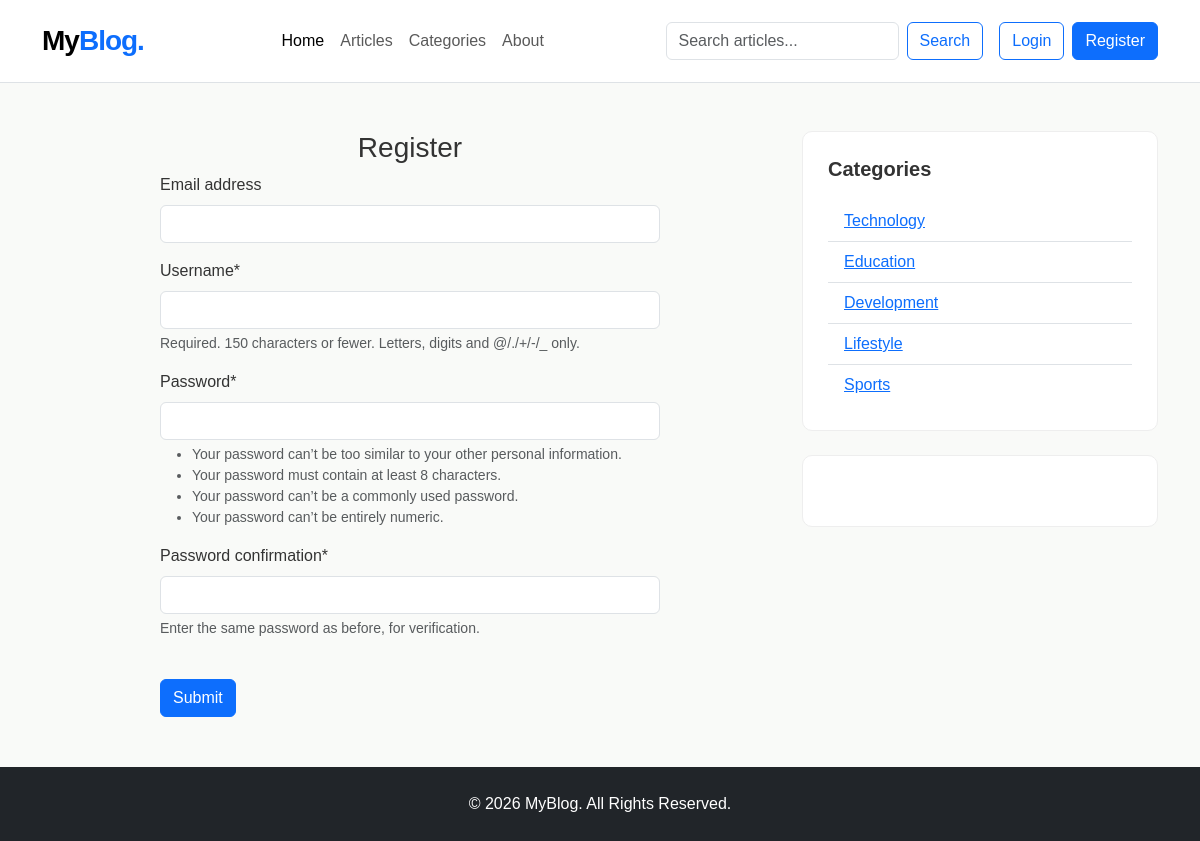
Before: /register/ with the older database file.
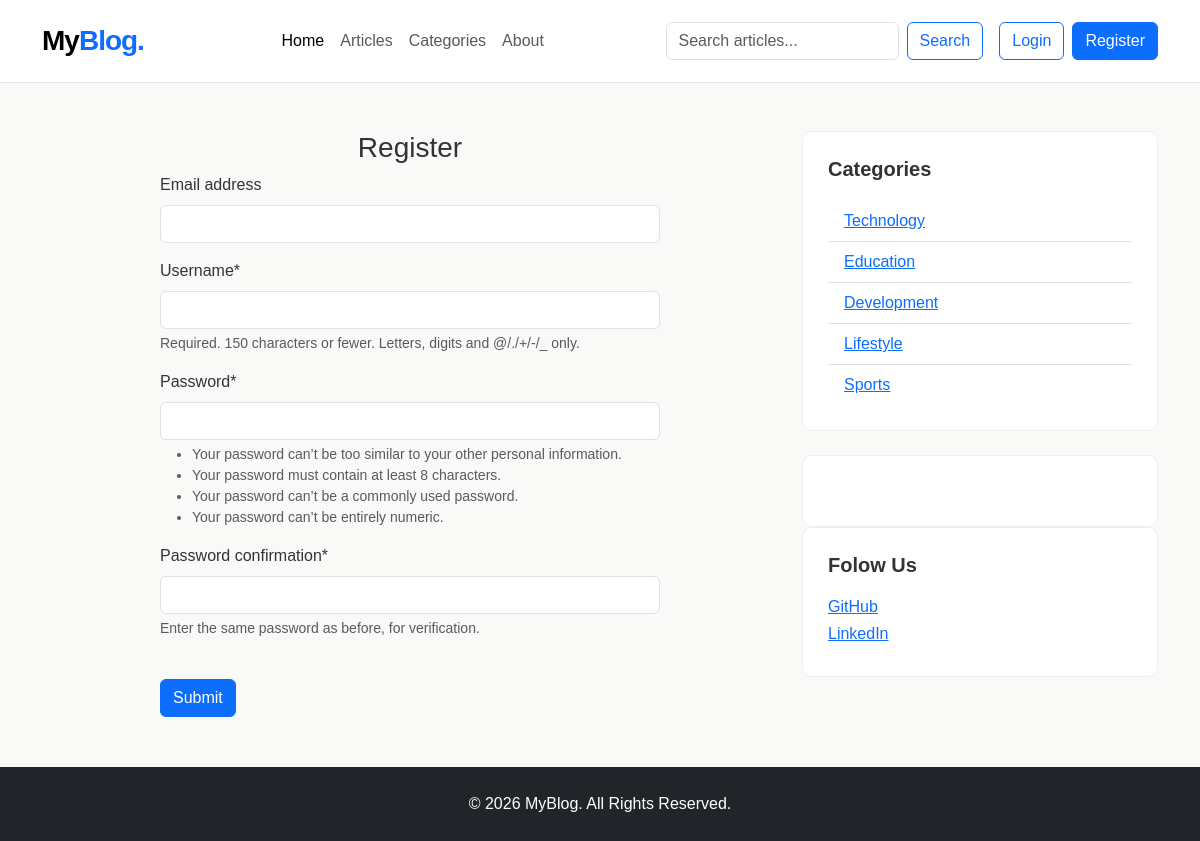
After: the same page with the newer database file.
### blogs/models.py (models this page shows, shortened)
class Category(models.Model):
    category_name = models.CharField(max_length=25, unique=True)
    created_at = models.DateTimeField(auto_now=True)
    updated_at = models.DateTimeField(auto_now=True)
    class Meta:
        verbose_name_plural = 'Categories'

### assignment/models.py (models this page shows, shortened)
class SocialLinks(models.Model):
    platform = models.CharField(max_length=25)
    link = models.URLField(max_length=100)
    created_at = models.DateTimeField(auto_now_add=True)
    updated_at = models.DateTimeField(auto_now=True)

### blog_main/views.py (the view)
# urls.py: path('register/', views.register, name='register'),
def register(request):
    if request.method == 'POST':
        form = RegistrationForm(request.POST)
        if form.is_valid():
            form.save()
            return redirect('register')
        else:
            print(form.errors)
    else:
        form = RegistrationForm()
    context = {
        'form': form,
    }
    return render(request, 'register.html',context)

### blog_main/form.py
class RegistrationForm(UserCreationForm):
    class Meta:
        model = User
        fields = ('email','username','password1','password2')

### blogs/context_processors.py (called while the page is built)
def get_categories(request):
    categories = Category.objects.all()
    return dict(categories=categories)

def get_social_links(request):
    social_links = SocialLinks.objects.all()
    return dict(social_links=social_links)

### templates/register.html (shortened to what this page needs)
{% extends 'base.html' %}
{% block content %}
{% load crispy_forms_tags %}
    <h3 class="text-center">Register</h3>
    <form action="{% url 'register' %}" method="post" style="width: 500px; margin: auto;">
        {{ form | crispy }}
        <br>
        <button type="submit" class="btn btn-primary">
            Submit
        </button>
    </form>
{% endblock %}

### templates/base.html (shortened to what this page needs)
{% load static %}
<!DOCTYPE html>
<html lang="en">
<head>
    <link href="https://cdn.jsdelivr.net/npm/bootstrap@5.3.3/dist/css/bootstrap.min.css"
          rel="stylesheet">
    <link rel="stylesheet"
          href="{% static 'css/blog.css' %}">
</head>
<body>
<nav class="navbar navbar-expand-lg navbar-light bg-white border-bottom">
    <div class="container">
        <a class="navbar-brand fw-bold fs-3" href="#">
            My<span class="text-primary">Blog.</span>
        </a>
        <div class="collapse navbar-collapse" id="navbarMenu">
            <ul class="navbar-nav mx-auto">
                <li class="nav-item">
                    <a class="nav-link active" href="#">Home</a>
                </li>
                <li class="nav-item">
                    <a class="nav-link" href="#">Articles</a>
                </li>
                <li class="nav-item">
                    <a class="nav-link" href="#">Categories</a>
                </li>
                <li class="nav-item">
                    <a class="nav-link" href="#">About</a>
                </li>
            </ul>
            <form class="d-flex me-lg-3 my-3 my-lg-0"
                  method="GET"
                  action="{% url 'search' %}">
                <input class="form-control me-2"
                       type="text"
                       name="keyword"
                       value="{{ keyword }}"
                       placeholder="Search articles..."
                       aria-label="Search">
                <button class="btn btn-outline-primary"
                        type="submit">
                    Search
                </button>
            </form>
            <div class="d-flex gap-2">
                {% if not user.is_authenticated  %}
                <a href="{% url 'login' %}" class="btn btn-outline-primary">
                    Login
                </a>
                <a href="{% url 'register' %}" class="btn btn-primary">
                    Register
                </a>
                {% endif %}
            </div>
        </div>
    </div>
</nav>
<div class="container my-5">
    <div class="row g-4">
        <main class="col-lg-8">
            {% block content %}
            {% endblock %}
        </main>
        <aside class="col-lg-4">
            <div class="sidebar-box mb-4">
                <h5>Categories</h5>
                <ul class="list-group list-group-flush">
                    {% for cat in categories %}
                    <li class="list-group-item">
                        <a href="{% url 'post_by_category' cat.id %}">
                            {{ cat.category_name }}
                        </a>
                    </li>
                    {% empty %}
                    <li class="list-group-item">
                        No categories available.
                    </li>
                    {% endfor %}
                </ul>
            </div>
            <div class="sidebar-box">
            </div>
            {% if social_links %}
            <div class="sidebar-box">
                <h5>Folow Us</h5>
                {% for i in social_links %}
                <a href="{{ i.link }}" target="_blank">
                <h6>
                    {{ i.platform }}
                </h6>
                </a>
                {% endfor %}
            </div>
            {% endif %}
        </aside>
    </div>
</div>
<footer class="footer text-center">
    <div class="container">
        <p class="mb-0">
            &copy; 2026 MyBlog. All Rights Reserved.
        </p>
    </div>
</footer>
</body>
</html>

Changed rows visible on the page:
added SocialLinks: platform "GitHub"
added SocialLinks: platform "LinkedIn"
Other visible differences:
text now shown: "Folow Us"
